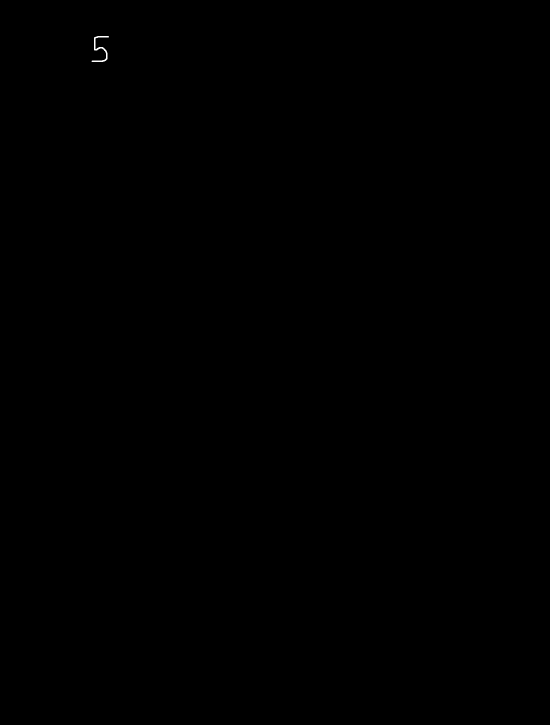
#> input picture 5.png, 1100 x 1450 px (shown at 1/2 size); its folder holds only this picture in this run
$ python total.py 5.png   (older library calls are emulated)
#> lines starting #> are read from the running program, lines starting #| are printed output that depends on the picture; after the words box and inside, x2 and y2 are one past the last pixel; in counts of white or black regions, pixels touching at a corner belong together
import numpy as np
import matplotlib.pyplot as plt
from PIL import Image, ImageDraw,ImageFilter
import PIL.ImageOps
import os
import sys


def sigmoid(x):
    return 1 / (1 + np.e ** -x)


activation_function = sigmoid
from scipy.stats import truncnorm


# [5 lines left out: function truncated_normal, not called in this run]


class NeuralNetwork:
    # [83 lines left out: functions __init__, create_weight_matrices, train, run, confusion_matrix, not called in this run]

    def precision(self, label, confusion_matrix):
        col = confusion_matrix[:, label]
        return confusion_matrix[label, label] / col.sum()

    def recall(self, label, confusion_matrix):
        row = confusion_matrix[label, :]
        return confusion_matrix[label, label] / row.sum()

    # [10 lines left out: function evaluate, not called in this run]


def imageprepare(argv):
    """
    This function returns the pixel values.
    The imput is a png file location.
    """
    im = Image.open(argv).convert('L')
    width = float(im.size[0])
    height = float(im.size[1])
    newImage = Image.new('L', (28, 28), (255))  # creates white canvas of 28x28 pixels

    if width > height:  # check which dimension is bigger
        # Width is bigger. Width becomes 20 pixels.
        nheight = int(round((20.0 / width * height), 0))  # resize height according to ratio width
        if (nheight == 0):  # rare case but minimum is 1 pixel
            nheight = 1
            # resize and sharpen
        img = im.resize((20, nheight), Image.ANTIALIAS).filter(ImageFilter.SHARPEN)
        wtop = int(round(((28 - nheight) / 2), 0))  # calculate horizontal position
        newImage.paste(img, (4, wtop))  # paste resized image on white canvas
    else:
        # Height is bigger. Heigth becomes 20 pixels.
        nwidth = int(round((20.0 / height * width), 0))  # resize width according to ratio height
        if (nwidth == 0):  # rare case but minimum is 1 pixel
            nwidth = 1
            # resize and sharpen
        img = im.resize((nwidth, 20), Image.ANTIALIAS).filter(ImageFilter.SHARPEN)
        wleft = int(round(((28 - nwidth) / 2), 0))  # caculate vertical pozition
        newImage.paste(img, (wleft, 4))  # paste resized image on white canvas

    # newImage.save("sample.png

    tv = list(newImage.getdata())  # get pixel values

    # normalize pixels to 0 and 1. 0 is pure white, 1 is pure black.
    tva = [(255 - x) * 1.0 / 255.0 for x in tv]
    #print(tva)
    return tva


image_size = 28 # width and length

import cv2
r=0
value=sys.argv[1]
print(value)
img = cv2.imread(value, 0)
#> img is the input picture: shape (1450, 1100); min 0, max 255, mean 0.1
#im = Image.open("1.png")
cv2.threshold(img,0,255,cv2.THRESH_BINARY+cv2.THRESH_OTSU,img)
#> img: shape (1450, 1100); 0.02% white; 1 white region
counter=0
contours, hier = cv2.findContours(img, cv2.RETR_EXTERNAL, cv2.CHAIN_APPROX_NONE)
#> contours = 1 contour; box (x1, y1, x2, y2) and area: (183, 72, 218, 124) 266
arr=[]


for c in contours:
    # get the bounding rect
    x, y, w, h = cv2.boundingRect(c)
#> x = 183; y = 72; w = 35; h = 52

    # draw a white rectangle to visualize the bounding rect
    cv2.rectangle(img, (x, y), (x + w, y + h), 0, 1)
#> img: shape (1450, 1100); 0.02% white; 1 white region, box (x1, y1, x2, y2) and area: (184, 73, 218, 124) 363

    width, height = x,y
#> width = 183; height = 72
    roi = img[y-10:y+h+20, x-10:x+w+20]
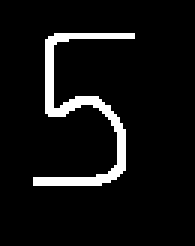
#> roi: shape (82, 65) (shown 3 times larger); 6.8% white; 1 white region, box (x1, y1, x2, y2) and area: (11, 11, 45, 62) 363


    str1=str(counter)
    str3='new'
    #str2='C:\Users\sidhartha\Desktop\mnist'
    name=str1+'.png'
    #name2=str3+'.png'
    cv2.imwrite(name, roi)


    image = Image.open(name)
    inverted_image = PIL.ImageOps.invert(image)
    inverted_image.save(name)
    x=[imageprepare(name)]
#> in imageprepare, `newImage = Image.new('L', (28, 28), (255))`: newImage: PIL image 28x28 L; every value is 255
#> in imageprepare, `img = im.resize((nwidth, 20), Image.ANTIALIAS).filter(ImageFilter.SHAR..`:
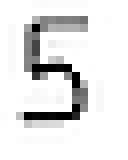
#> img: PIL image 16x20 L (shown 8 times larger); min 0, max 255, mean 228.3
#> in imageprepare, `newImage.paste(img, (wleft, 4))`:
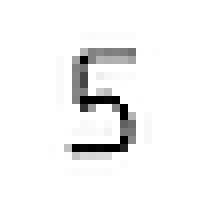
#> newImage: PIL image 28x28 L (shown 8 times larger); min 0, max 255, mean 244.1
#> in imageprepare, `tv = list(newImage.getdata())`: tv = 784 values, max 255 at index 0, min 0 at index 206, mean 244.1
#> in imageprepare, `tva = [(255 - x) * 1.0 / 255.0 for x in tv]`: tva = 784 values, max 1 at index 206, min 0 at index 0, mean 0.0427
    newArr=[[0 for d in range(28)] for y in range(28)]
#> newArr = 28 items
    k = 0
    for i in range(28):
        for j in range(28):
            newArr[i][j]=x[0][k]
            k=k+1
#> after the loop, k = 784

    k=1
    val=[0]*785

    for i in range(28):
        for j in range(28):
            val[k]=newArr[i][j]
            k=k+1
#> after the loop, k = 785; val = 785 values, max 1 at index 207, min 0 at index 0, mean 0.0427

    import csv

    csvData = val
#> csvData has the same summary as val

    with open('test2.csv', 'w') as csvFile:
        writer = csv.writer(csvFile)
        writer.writerow(csvData)

    csvFile.close()
    image_size = 28  # width and length
    no_of_different_labels = 10  # i.e. 0, 1, 2, 3, ..., 9
    image_pixels = image_size * image_size
    data_path = ""
#> (the run stopped early here; a loop or call above may not have finished)
